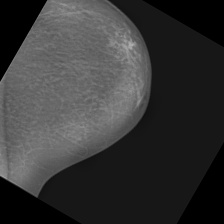
#> input picture Test_images/Density1Malignant.jpg, 224 x 224 px
$ python -i preprocess.py   (imports and definitions only)
#> lines starting #> are read from the running program, lines starting #| are printed output that depends on the picture
import cv2
import numpy as np

SHARPEN_KERNEL = np.array([[0, -1, 0], [-1, 5, -1], [0, -1, 0]])


def preprocess_mammogram(image, apply_clahe=False, apply_sharpen=True, target_size=(224, 224)):
    if image is None:
        return None

    if len(image.shape) == 2:
        image = cv2.cvtColor(image, cv2.COLOR_GRAY2RGB)
    elif image.shape[2] == 4:
        image = cv2.cvtColor(image, cv2.COLOR_RGBA2RGB)

    image = cv2.resize(image, target_size)

    if apply_clahe:
        lab = cv2.cvtColor(image, cv2.COLOR_RGB2LAB)
        l, a, b = cv2.split(lab)
        clahe = cv2.createCLAHE(clipLimit=2.0, tileGridSize=(8, 8))
        l = clahe.apply(l)
        lab = cv2.merge([l, a, b])
        image = cv2.cvtColor(lab, cv2.COLOR_LAB2RGB)

    if apply_sharpen:
        image = cv2.filter2D(image, -1, SHARPEN_KERNEL)

    return image


def normalize_for_model(image):
    image = image / 255.0
    return image


def load_and_preprocess(path, target_size=(224, 224), apply_clahe=False, apply_sharpen=True):
#> called with path = 'Test_images/Density1Malignant.jpg', target_size = (224, 224), apply_clahe = False, apply_sharpen = True
    img = cv2.imread(str(path))
#> img is the input picture: shape (224, 224, 3); min 0, max 174, mean 54.8
    if img is None:
        return None
    img = cv2.cvtColor(img, cv2.COLOR_BGR2RGB)
    img = preprocess_mammogram(img, apply_clahe=apply_clahe, apply_sharpen=apply_sharpen, target_size=target_size)
#> in preprocess_mammogram, `image = cv2.filter2D(image, -1, SHARPEN_KERNEL)`:
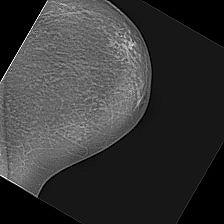
#> image: shape (224, 224, 3); min 0, max 255, mean 55.2
    if img is None:
        return None
    img = normalize_for_model(img)
    return img


def preprocess_numpy_array(img_array, target_size=(224, 224), apply_clahe=False, apply_sharpen=True):
    if img_array is None or img_array.size == 0:
        return None
    if img_array.max() <= 1.0 and img_array.dtype.kind == 'f':
        img_array = (img_array * 255).astype(np.uint8)
    elif img_array.dtype != np.uint8:
        img_array = img_array.astype(np.uint8)
    img = preprocess_mammogram(img_array, apply_clahe=apply_clahe, apply_sharpen=apply_sharpen, target_size=target_size)
    if img is None:
        return None
    img = normalize_for_model(img)
    return img

>>> result = load_and_preprocess('Test_images/Density1Malignant.jpg')

$ run again, on Test_images/Density2Malignant.jpg
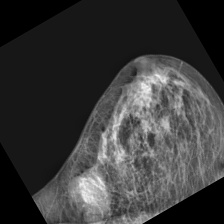
#> input picture Test_images/Density2Malignant.jpg, 224 x 224 px
#> in load_and_preprocess, img is the input picture: shape (224, 224, 3); min 0, max 242, mean 57.6
#> in preprocess_mammogram, `image = cv2.filter2D(image, -1, SHARPEN_KERNEL)`:
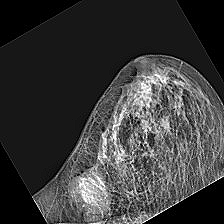
#> image: shape (224, 224, 3); min 0, max 255, mean 57.9

$ run again, on Test_images/Density3Benign.jpg
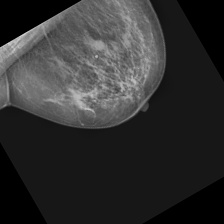
#> input picture Test_images/Density3Benign.jpg, 224 x 224 px
#> in load_and_preprocess, img is the input picture: shape (224, 224, 3); min 0, max 216, mean 48.3
#> in preprocess_mammogram, `image = cv2.filter2D(image, -1, SHARPEN_KERNEL)`:
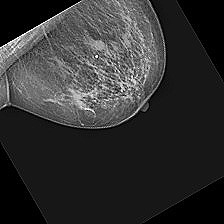
#> image: shape (224, 224, 3); min 0, max 255, mean 48.6

$ run again, on Test_images/Density4Benign.jpg
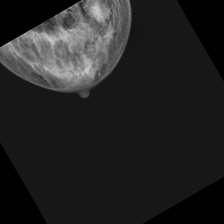
#> input picture Test_images/Density4Benign.jpg, 224 x 224 px
#> in load_and_preprocess, img is the input picture: shape (224, 224, 3); min 0, max 202, mean 35.1
#> in preprocess_mammogram, `image = cv2.filter2D(image, -1, SHARPEN_KERNEL)`:
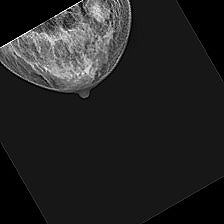
#> image: shape (224, 224, 3); min 0, max 255, mean 35.4
